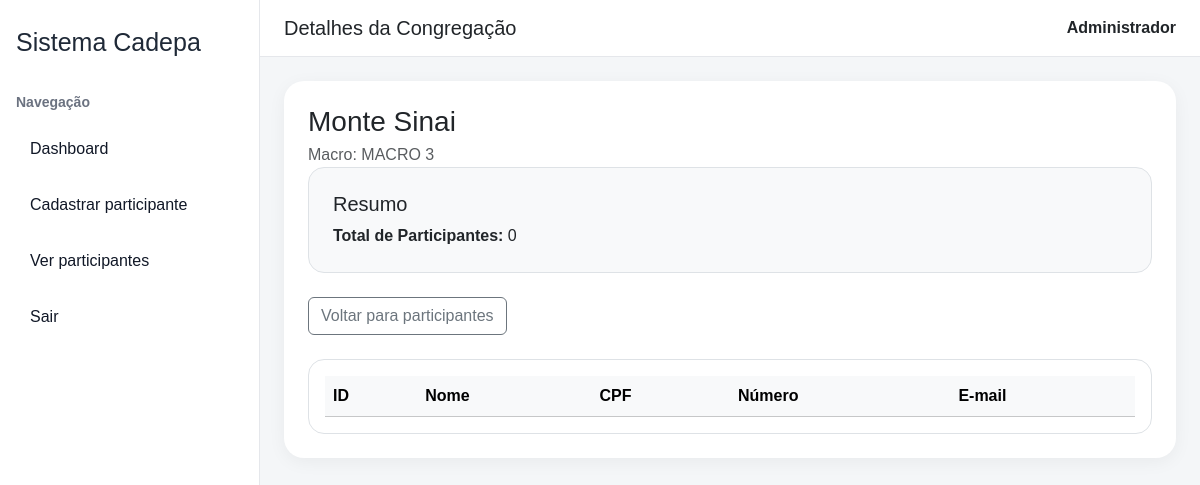
The page /congregacoes/Monte-Sinai (signed in) on the database as committed earlier.
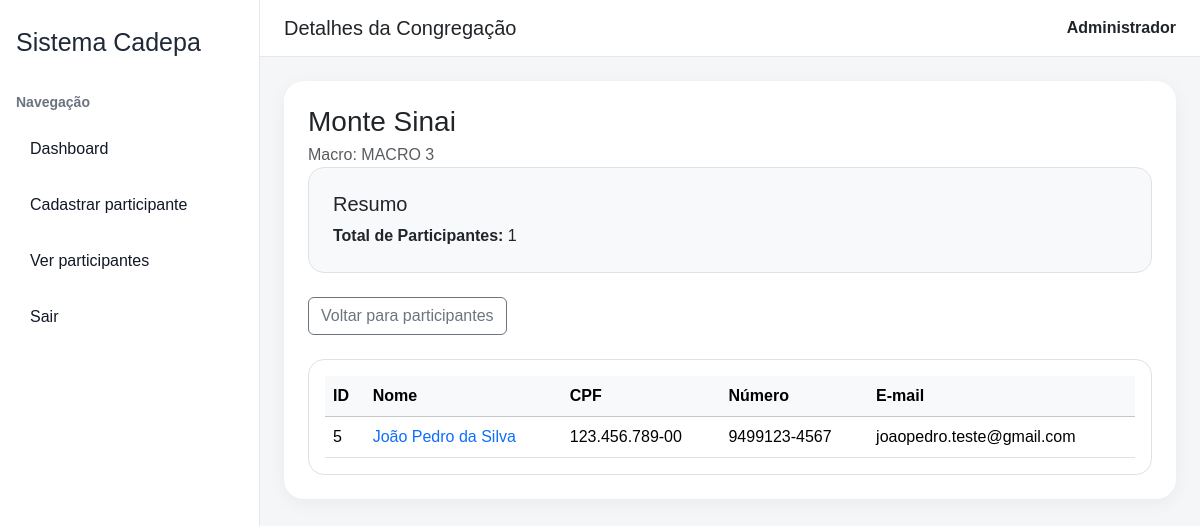
The same page on the database as committed later.
### tables this page shows
CREATE TABLE participantes (
    id INTEGER PRIMARY KEY AUTOINCREMENT,
    nome_completo TEXT NOT NULL,
    data_nascimento TEXT,
    cpf TEXT UNIQUE NOT NULL,
    email TEXT,
    numero TEXT,
    nome_mae TEXT,
    congregacao TEXT NOT NULL,
    sexo TEXT,
    cargo_funcao TEXT,
    observacoes TEXT,
    valor_alvo REAL,
    status TEXT DEFAULT 'Em arrecadação',
    created_at DATETIME DEFAULT CURRENT_TIMESTAMP
);

### app.py (the view)
@app.route("/congregacoes/<nome_slug>")
def detalhe_congregacao(nome_slug):
    if "user_id" not in session:
        return redirect("/login")
    nome_congregacao = nome_slug.replace("-", " ")
    conn = get_db()
    participantes = conn.execute("""
        SELECT * FROM participantes
        WHERE congregacao = ?
        ORDER BY nome_completo ASC
    """, (nome_congregacao,)).fetchall()
    congregacao_info = conn.execute("""
        SELECT congregacoes.nome, macros.nome AS macro_nome
        FROM congregacoes
        JOIN macros ON macros.id = congregacoes.macro_id
        WHERE congregacoes.nome = ?
    """, (nome_congregacao,)).fetchone()
    conn.close()
    if not congregacao_info:
        return "Congregação não encontrada."
    return render_template(
        "detalhe_congregacao.html",
        congregacao=congregacao_info["nome"],
        macro=congregacao_info["macro_nome"],
        participantes=participantes
    )

### app.py (called while the page is built)
def get_db():
    conn = sqlite3.connect("database/banco.db")
    conn.row_factory = sqlite3.Row
    return conn

### templates/detalhe_congregacao.html (shortened to what this page needs)
{% extends "base.html" %}
{% block page_title %}Detalhes da Congregação{% endblock %}
{% block page_content %}
<div class="mb-04">
    <h3 class="mb-1">{{ congregacao }}</h3>
    <p class="text-muted mb-0">Macro: {{ macro }}</p>
</div>
<div class="mb-4 p-4 bg-light border rounded-4">
    <h5 class="mb-2">Resumo</h5>
    <p class="mb-0"><strong>Total de Participantes:</strong> {{ participantes|length }}</p>
</div>
<div class="d-flex gap-2 mb-4">
    <a href="/participantes" class="btn btn-outline-secondary">Voltar para participantes</a>
</div>
<div class="border rounded-4 p-3 bg-white">
    <div class="table-responsive">
        <table class="table table-hover align-middle mb-0">
            <thead class="table-light">
                <tr>
                    <th>ID</th>
                    <th>Nome</th>
                    <th>CPF</th>
                    <th>Número</th>
                    <th>E-mail</th>
                </tr>
            </thead>
            <tbody>
                {% for p in participantes %}
                <tr>
                    <td>{{ p.id }}</td>
                    <td>
                        <a href="/participantes/{{ p.id }}" class="text-decoration-none fw-semilbod">
                            {{ p.nome_completo }}
                        </a>
                    </td>
                    <td>{{ p.cpf }}</td>
                    <td>{{ p.numero }}</td>
                    <td>{{ p.email }}</td>
                </tr>
                {% endfor %}
            </tbody>
        </table>
    </div>
</div>
{% endblock %}

Rows that differ between the two databases and show on the page:
added participantes: id "5", nome_completo "João Pedro da Silva", cpf "123.456.789-00", numero "9499123-4567", email "joaopedro.teste@gmail.com"
Other text that changed with them:
{{ participantes|length }}: "0" → "1"
